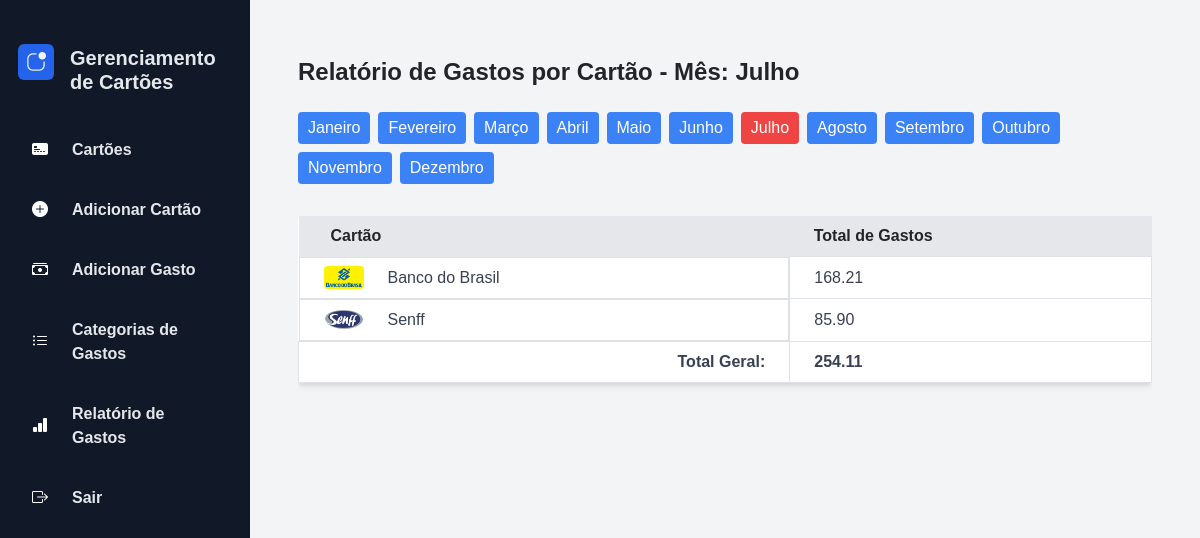
/gestao_cartoes/relatorio/gastos/, run on the app's committed database.
### gestao_cartoes/models.py (models this page shows, shortened)
class Cartao(models.Model):
    nome = models.CharField(max_length=100)
    limite = models.DecimalField(max_digits=10, decimal_places=2)
    vencimento = models.IntegerField()
    imagem = models.ImageField(upload_to='imagens_cartoes/', default='imagens_cartoes/default_image.jpg')

### gestao_cartoes/views.py (the view)
# urls.py: path('relatorio/gastos/', RelatorioGastosView.as_view(), name='relatorio_gastos'),
class RelatorioGastosView(TemplateView):
    template_name = 'relatorio_gastos.html'
    def get_context_data(self, **kwargs):
        context = super().get_context_data(**kwargs)
        mes_param = self.request.GET.get('mes', None)
        ano_atual = timezone.now().year
        mes_atual = timezone.now().month
        if mes_param and mes_param.isdigit():
            mes_num = int(mes_param)
            if 1 <= mes_num <= 12:
                mes_atual = mes_num
        context['mes_selecionado'] = mes_atual
        context['nome_mes_selecionado'] = self.mapear_numero_para_mes(mes_atual)
        context['meses'] = [(i, self.mapear_numero_para_mes(i)) for i in range(1, 13)]
        primeiro_dia_mes = datetime(ano_atual, mes_atual, 1)
        ultimo_dia_mes = datetime(ano_atual, mes_atual + 1, 1) if mes_atual < 12 else datetime(ano_atual + 1, 1, 1)
        gastos_mes = Gasto.objects.filter(data__gte=primeiro_dia_mes, data__lt=ultimo_dia_mes).order_by('cartao')
        relatorio = {}
        total_gastos_geral = 0
        for gasto in gastos_mes:
            if gasto.cartao not in relatorio:
                relatorio[gasto.cartao] = 0
            relatorio[gasto.cartao] += gasto.valor
            total_gastos_geral += gasto.valor  # Calculando o total geral de gastos
        context['relatorio'] = [{'cartao': cartao, 'total_gastos': total} for cartao, total in relatorio.items()]
        context['total_gastos_geral'] = total_gastos_geral  # Adicionando o total geral ao contexto
        return context
    def mapear_numero_para_mes(self, numero_mes):
        meses = {
            1: "Janeiro", 2: "Fevereiro", 3: "Março", 4: "Abril",
            5: "Maio", 6: "Junho", 7: "Julho", 8: "Agosto",
            9: "Setembro", 10: "Outubro", 11: "Novembro", 12: "Dezembro"
        }
        return meses.get(numero_mes, "Mês Inválido")

### gestao_cartoes/templates/relatorio_gastos.html
{% extends 'base.html' %}
{% load static %}
{% load meus_filtros %}
{% block content %}
<div class="max-w-6xl mx-auto py-8 px-4">
    <h2 class="text-2xl font-bold mb-6">Relatório de Gastos por Cartão - Mês: {{ nome_mes_selecionado }}</h2>
    <div class="mb-4 flex flex-wrap">
        {% for mes, nome_mes in meses %}
        <a href="?mes={{ mes }}" class="mr-2 mb-2 py-1 px-2.5 {% if mes == mes_selecionado %}bg-red-500{% else %}bg-blue-500{% endif %} text-white rounded">{{ nome_mes }}</a>
        {% endfor %}
    </div>
    <div class="overflow-x-auto">
        <table class="min-w-full table-auto bg-white shadow-md rounded px-4 pt-6 pb-8 mb-4">
            <thead class="bg-gray-200">
                <tr>
                    <th class="px-8 py-2 text-left">Cartão</th>
                    <th class="px-4 py-2 text-left">Total de Gastos</th>
                </tr>
            </thead>
            <tbody class="text-gray-700">
                {% for item in relatorio %}
                <tr>
                    <td class="border px-4 py-2 flex items-center">
                        {% if item.cartao.imagem %}
                        <img src="{{ item.cartao.imagem.url }}" alt="Imagem do {{ item.cartao.nome }}" class="w-10 h-auto mr-4 rounded">
                        {% else %}
                        <img src="{{ MEDIA_URL }}imagens_cartoes/default_image.jpg" alt="Imagem padrão" class="w-10 h-auto mr-4 rounded">
                        {% endif %}
                        {{ item.cartao.nome }}
                    </td>
                    <td class="border px-4 py-2">{{ item.total_gastos | floatformat:2 }}</td>
                </tr>
                {% empty %}
                <tr>
                    <td colspan="2" class="border px-4 py-2 text-center">Nenhum gasto registrado.</td>
                </tr>
                {% endfor %}
                <tr>
                    <td class="border px-4 py-2 font-bold text-right">Total Geral:</td>
                    <td class="border px-4 py-2 font-bold">{{ total_gastos_geral | floatformat:2 }}</td>
                </tr>
            </tbody>
        </table>
    </div>
</div>
{% endblock %}

### gestao_cartoes/templates/base.html (style rules this page uses)
body { font-family: Arial, sans-serif; }

### data on the page
Cartao: cartao.imagem (picture), cartao.nome "Banco do Brasil", total_gastos "168.21"
Cartao: cartao.imagem (picture), cartao.nome "Senff", total_gastos "85.90"

### other printed values
{{ nome_mes_selecionado }} "Julho"
{{ nome_mes }} "Janeiro" "Fevereiro" "Março" "Abril" "Maio" "Junho" "Julho" "Agosto" "Setembro" "Outubro" "Novembro" "Dezembro"
{{ total_gastos_geral | floatformat:2 }} "254.11"
